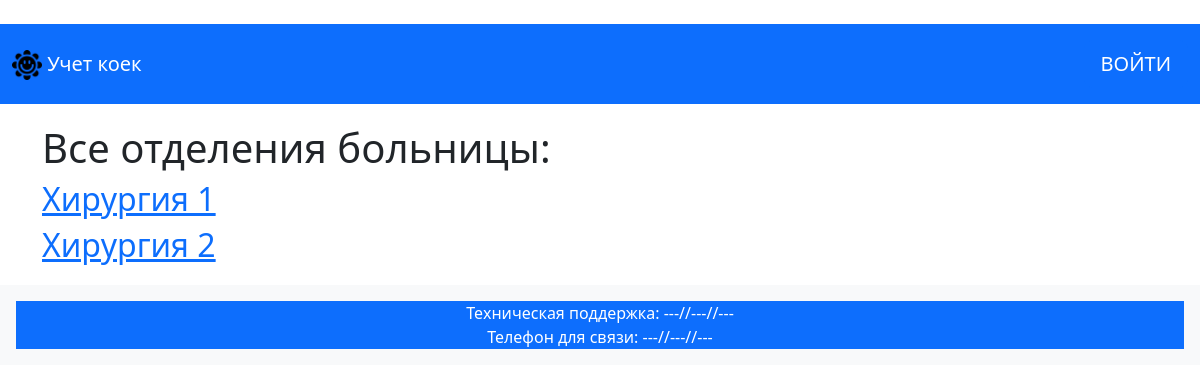
The app's page /, older data.
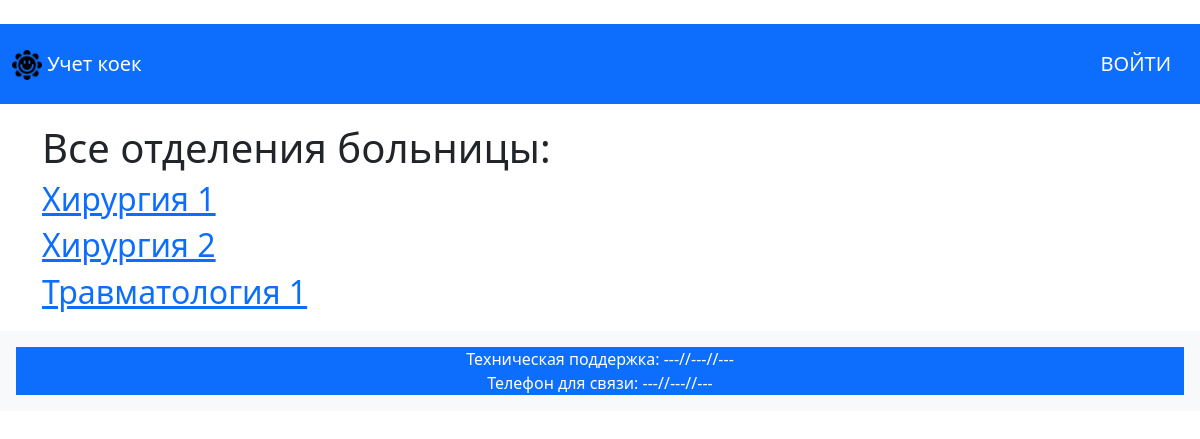
The same page, newer data.
### department/models.py (models this page shows, shortened)
class DepartmentModel(models.Model):
    name = models.CharField(
        max_length=STRING_MAX_LENGTH,
        verbose_name='Название отделения',
        unique=True,)
    address = models.CharField(
        max_length=STRING_MAX_LENGTH*2,
        verbose_name='Адрес')
    slug = models.SlugField(
        verbose_name='Слаг',
        unique=True,
        editable=False,)
    class Meta:
        verbose_name = 'Отделение'
        verbose_name_plural = 'Отделения'

### pilgrim/views.py (the view)
# urls.py: path('', home_view, name='home',),
def home_view(request):
    departments = DepartmentModel.objects.all()
    current_time = datetime.now()
    year = current_time.year
    month = current_time.month
    return render(request, 'home.html', {'departments': departments, 'year': year, 'month': month})

### templates/home.html (shortened to what this page needs)
{% extends 'base.html' %}
{% block body_site_page %}
<div class="container">
    <h1>Все отделения больницы:</h1>
    {% for department in departments %}
    <h2><a href="{% url 'account_beds' department_slug=department.slug year=year month=month %}">{{ department.name }}</a></h2>
    {% endfor %}
</div>
{% endblock body_site_page %}

### templates/base.html (shortened to what this page needs)
<!DOCTYPE html>
<html>
    {% load static %}
<head>
    <link rel="stylesheet" href="{% static 'css/bootstrap.min.css' %}">
    <link rel="stylesheet" href="https://code.jquery.com/ui/1.13.1/themes/base/jquery-ui.css">
</head>
<body>
    <header>
        {% include 'includes/header.html' %}
    </header>
    {% block body_site_page %}
    {% endblock body_site_page %}
    {% include 'includes/footer.html' %}
</body>
</html>

### templates/includes/header.html
{% load static %}
<nav class="navbar navbar-expand-lg navbar-dark bg-primary">
    <div class="container-fluid">
        <div class="navbar-header">
            <a class="navbar-brand" href="{% url 'home' %}">
                <img src="{% static '/img/logo.png' %}" alt="" width="30" height="30" class="d-inline-block align-text-top">
                Учет коек
            </a>
        </div>
    <div>
        <ul class="nav navbar-nav">
            {% if user.is_authenticated %}
            <nav class="navbar navbar-light bg-primary">
              <div class="dropdown">
                  <a class="btn btn-primary btn-lg" href="{% url 'logout' %}" role="button">
                      ВЫХОД
                  </a>
              </div>
          </nav>
            {% else %}
            <nav class="navbar navbar-light bg-primary">
                <div class="dropdown">
                    <a class="btn btn-primary btn-lg" href="{% url 'login' %}" role="button">
                        ВОЙТИ
                    </a>
                </div>
            </nav>
            {% endif %}
        </ul>
</nav>

### templates/includes/footer.html
<footer class="bg-light text-center p-3">
    <div class="navbar-dark bg-primary text-white">
      Техническая поддержка: ---//---//---<br>
      Телефон для связи: ---//---//---
    </div>
</footer>

### templates/home.html (style rules this page uses)
.container { margin-top: 20px; margin-bottom: 20px; }

Row changes from the older to the newer data that the page shows:
added DepartmentModel: name "Травматология 1"
